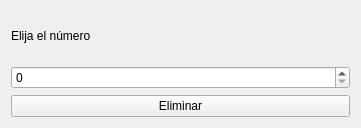
<?xml version="1.0" encoding="UTF-8"?>
<ui version="4.0">
 <class>Form</class>
 <widget class="QWidget" name="Form">
  <property name="geometry">
   <rect>
    <x>0</x>
    <y>0</y>
    <width>361</width>
    <height>128</height>
   </rect>
  </property>
  <property name="windowTitle">
   <string>Form</string>
  </property>
  <layout class="QVBoxLayout" name="verticalLayout">
   <item>
    <widget class="QLabel" name="label">
     <property name="text">
      <string>Elija el número</string>
     </property>
    </widget>
   </item>
   <item>
    <widget class="QSpinBox" name="spinBox"/>
   </item>
   <item>
    <widget class="QPushButton" name="pushButton">
     <property name="text">
      <string>Eliminar</string>
     </property>
    </widget>
   </item>
  </layout>
 </widget>
 <resources/>
 <connections/>
</ui>
